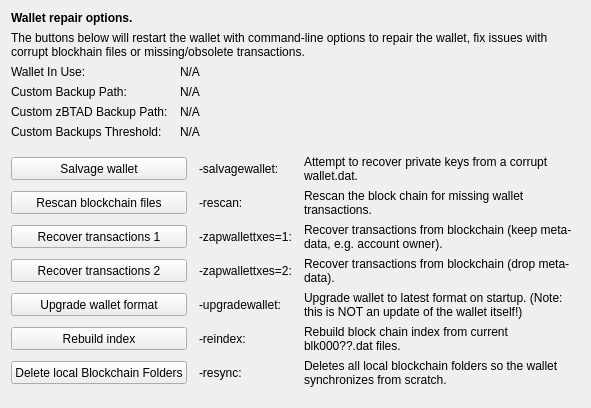
     <widget class="QWidget" name="tab_repair">
      <attribute name="title">
       <string>&amp;Wallet Repair</string>
      </attribute>
      <layout class="QGridLayout" name="gridLayout_4" columnstretch="0,0,0,0">
       <property name="horizontalSpacing">
        <number>12</number>
       </property>
       <item row="0" column="0" colspan="4">
        <widget class="QLabel" name="label_repair_header">
         <property name="font">
          <font>
           <weight>75</weight>
           <bold>true</bold>
          </font>
         </property>
         <property name="text">
          <string>Wallet repair options.</string>
         </property>
        </widget>
       </item>
       <item row="1" column="0" colspan="4">
        <widget class="QLabel" name="label_repair_helptext">
         <property name="font">
          <font>
           <weight>50</weight>
           <bold>false</bold>
          </font>
         </property>
         <property name="text">
          <string>The buttons below will restart the wallet with command-line options to repair the wallet, fix issues with corrupt blockhain files or missing/obsolete transactions.</string>
         </property>
         <property name="wordWrap">
          <bool>true</bool>
         </property>
        </widget>
       </item>
       <item row="2" column="0">
        <widget class="QLabel" name="wallet_path_label">
         <property name="text">
          <string>Wallet In Use:</string>
         </property>
        </widget>
       </item>
       <item row="2" column="1" colspan="3">
        <widget class="QLabel" name="wallet_path">
         <property name="cursor">
          <cursorShape>IBeamCursor</cursorShape>
         </property>
         <property name="text">
          <string>N/A</string>
         </property>
         <property name="textFormat">
          <enum>Qt::PlainText</enum>
         </property>
         <property name="textInteractionFlags">
          <set>Qt::LinksAccessibleByMouse|Qt::TextSelectableByKeyboard|Qt::TextSelectableByMouse</set>
         </property>
        </widget>
       </item>
       <item row="3" column="0">
        <widget class="QLabel" name="wallet_custombackuppath_label">
         <property name="visible">
          <bool>false</bool>
         </property>
         <property name="text">
          <string>Custom Backup Path:</string>
         </property>
        </widget>
       </item>
       <item row="3" column="1" colspan="3">
        <widget class="QLabel" name="wallet_custombackuppath">
         <property name="cursor">
          <cursorShape>IBeamCursor</cursorShape>
         </property>
         <property name="visible">
          <bool>false</bool>
         </property>
         <property name="text">
          <string>N/A</string>
         </property>
         <property name="textFormat">
          <enum>Qt::PlainText</enum>
         </property>
         <property name="textInteractionFlags">
          <set>Qt::LinksAccessibleByMouse|Qt::TextSelectableByKeyboard|Qt::TextSelectableByMouse</set>
         </property>
        </widget>
       </item>
       <item row="4" column="0">
        <widget class="QLabel" name="wallet_customzpivbackuppath_label">
         <property name="visible">
          <bool>false</bool>
         </property>
         <property name="text">
          <string>Custom zBTAD Backup Path:</string>
         </property>
        </widget>
       </item>
       <item row="4" column="1" colspan="3">
        <widget class="QLabel" name="wallet_customzpivbackuppath">
         <property name="cursor">
          <cursorShape>IBeamCursor</cursorShape>
         </property>
         <property name="visible">
          <bool>false</bool>
         </property>
         <property name="text">
          <string>N/A</string>
         </property>
         <property name="textFormat">
          <enum>Qt::PlainText</enum>
         </property>
         <property name="textInteractionFlags">
          <set>Qt::LinksAccessibleByMouse|Qt::TextSelectableByKeyboard|Qt::TextSelectableByMouse</set>
         </property>
        </widget>
       </item>
       <item row="5" column="0">
        <widget class="QLabel" name="wallet_custombackupthreshold_label">
         <property name="visible">
          <bool>false</bool>
         </property>
         <property name="text">
          <string>Custom Backups Threshold:</string>
         </property>
        </widget>
       </item>
       <item row="5" column="1" colspan="3">
        <widget class="QLabel" name="wallet_custombackupthreshold">
         <property name="cursor">
          <cursorShape>IBeamCursor</cursorShape>
         </property>
         <property name="visible">
          <bool>false</bool>
         </property>
         <property name="text">
          <string>N/A</string>
         </property>
         <property name="textFormat">
          <enum>Qt::PlainText</enum>
         </property>
         <property name="textInteractionFlags">
          <set>Qt::LinksAccessibleByMouse|Qt::TextSelectableByKeyboard|Qt::TextSelectableByMouse</set>
         </property>
        </widget>
       </item>
       <item row="6" column="0">
        <spacer name="verticalSpacer_repair1">
         <property name="orientation">
          <enum>Qt::Vertical</enum>
         </property>
         <property name="sizeHint" stdset="0">
          <size>
           <width>10</width>
           <height>10</height>
          </size>
         </property>
        </spacer>
       </item>
       <item row="7" column="0" colspan="2">
        <widget class="QPushButton" name="btn_salvagewallet">
         <property name="minimumSize">
          <size>
           <width>100</width>
           <height>23</height>
          </size>
         </property>
         <property name="text">
          <string>Salvage wallet</string>
         </property>
        </widget>
       </item>
       <item row="7" column="2">
        <widget class="QLabel" name="label_repair_salvage_command">
         <property name="text">
          <string notr="true">-salvagewallet:</string>
         </property>
        </widget>
       </item>
       <item row="7" column="3">
        <widget class="QLabel" name="label_repair_salvage">
         <property name="text">
          <string>Attempt to recover private keys from a corrupt wallet.dat.</string>
         </property>
         <property name="wordWrap">
          <bool>true</bool>
         </property>
        </widget>
       </item>
       <item row="8" column="0" colspan="2">
        <widget class="QPushButton" name="btn_rescan">
         <property name="minimumSize">
          <size>
           <width>100</width>
           <height>23</height>
          </size>
         </property>
         <property name="text">
          <string>Rescan blockchain files</string>
         </property>
        </widget>
       </item>
       <item row="8" column="2">
        <widget class="QLabel" name="label_repair_rescan_command">
         <property name="text">
          <string notr="true">-rescan:</string>
         </property>
        </widget>
       </item>
       <item row="8" column="3">
        <widget class="QLabel" name="label_repair_rescan">
         <property name="text">
          <string>Rescan the block chain for missing wallet transactions.</string>
         </property>
         <property name="wordWrap">
          <bool>true</bool>
         </property>
        </widget>
       </item>
       <item row="9" column="0" colspan="2">
        <widget class="QPushButton" name="btn_zapwallettxes1">
         <property name="minimumSize">
          <size>
           <width>100</width>
           <height>23</height>
          </size>
         </property>
         <property name="text">
          <string>Recover transactions 1</string>
         </property>
        </widget>
       </item>
       <item row="9" column="2">
        <widget class="QLabel" name="label_repair_zap1_command">
         <property name="text">
          <string notr="true">-zapwallettxes=1:</string>
         </property>
        </widget>
       </item>
       <item row="9" column="3">
        <widget class="QLabel" name="label_repair_zap1">
         <property name="text">
          <string>Recover transactions from blockchain (keep meta-data, e.g. account owner).</string>
         </property>
         <property name="wordWrap">
          <bool>true</bool>
         </property>
        </widget>
       </item>
       <item row="10" column="0" colspan="2">
        <widget class="QPushButton" name="btn_zapwallettxes2">
         <property name="minimumSize">
          <size>
           <width>100</width>
           <height>23</height>
          </size>
         </property>
         <property name="text">
          <string>Recover transactions 2</string>
         </property>
        </widget>
       </item>
       <item row="10" column="2">
        <widget class="QLabel" name="label_repair_zap2_command">
         <property name="text">
          <string notr="true">-zapwallettxes=2:</string>
         </property>
        </widget>
       </item>
       <item row="10" column="3">
        <widget class="QLabel" name="label_repair_zap2">
         <property name="text">
          <string>Recover transactions from blockchain (drop meta-data).</string>
         </property>
         <property name="wordWrap">
          <bool>true</bool>
         </property>
        </widget>
       </item>
       <item row="11" column="0" colspan="2">
        <widget class="QPushButton" name="btn_upgradewallet">
         <property name="minimumSize">
          <size>
           <width>100</width>
           <height>23</height>
          </size>
         </property>
         <property name="text">
          <string>Upgrade wallet format</string>
         </property>
        </widget>
       </item>
       <item row="11" column="2">
        <widget class="QLabel" name="label_repair_upgrade_command">
         <property name="text">
          <string notr="true">-upgradewallet:</string>
         </property>
        </widget>
       </item>
       <item row="11" column="3">
        <widget class="QLabel" name="label_repair_upgrade">
         <property name="text">
          <string>Upgrade wallet to latest format on startup. (Note: this is NOT an update of the wallet itself!)</string>
         </property>
         <property name="wordWrap">
          <bool>true</bool>
         </property>
        </widget>
       </item>
       <item row="12" column="0" colspan="2">
        <widget class="QPushButton" name="btn_reindex">
         <property name="minimumSize">
          <size>
           <width>100</width>
           <height>23</height>
          </size>
         </property>
         <property name="text">
          <string>Rebuild index</string>
         </property>
        </widget>
       </item>
       <item row="12" column="2">
        <widget class="QLabel" name="label_repair_reindex_command">
         <property name="text">
          <string notr="true">-reindex:</string>
         </property>
        </widget>
       </item>
       <item row="12" column="3">
        <widget class="QLabel" name="label_repair_reindex">
         <property name="text">
          <string>Rebuild block chain index from current blk000??.dat files.</string>
         </property>
         <property name="wordWrap">
          <bool>true</bool>
         </property>
        </widget>
       </item>
       <item row="13" column="0" colspan="2">
        <widget class="QPushButton" name="btn_resync">
         <property name="minimumSize">
          <size>
           <width>100</width>
           <height>23</height>
          </size>
         </property>
         <property name="text">
          <string>Delete local Blockchain Folders</string>
         </property>
        </widget>
       </item>
       <item row="13" column="2">
        <widget class="QLabel" name="label_repair_resync_command">
         <property name="text">
          <string>-resync:</string>
         </property>
        </widget>
       </item>
       <item row="13" column="3">
        <widget class="QLabel" name="label_repair_resync">
         <property name="text">
          <string>Deletes all local blockchain folders so the wallet synchronizes from scratch.</string>
         </property>
         <property name="wordWrap">
          <bool>true</bool>
         </property>
        </widget>
       </item>
       <item row="14" column="0">
        <spacer name="verticalSpacer_repair2">
         <property name="orientation">
          <enum>Qt::Vertical</enum>
         </property>
         <property name="sizeHint" stdset="0">
          <size>
           <width>20</width>
           <height>10</height>
          </size>
         </property>
        </spacer>
       </item>
      </layout>
     </widget>
